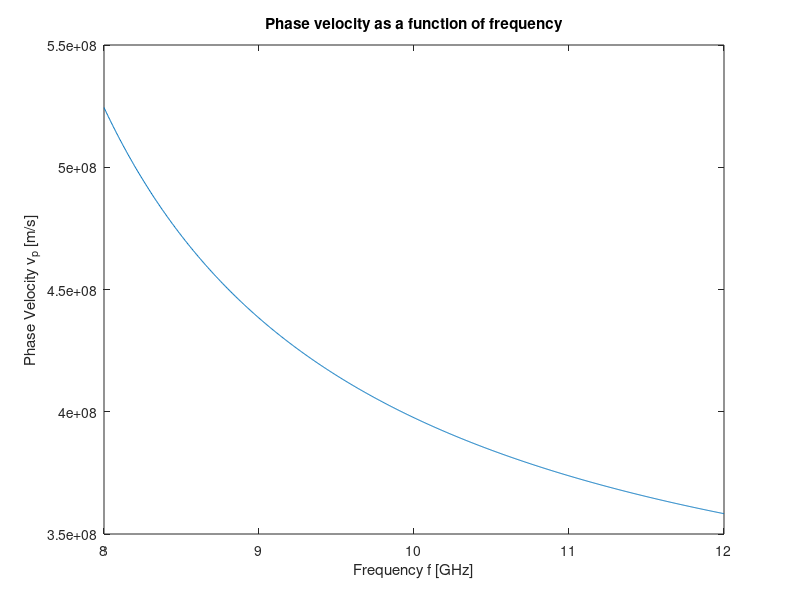

The MATLAB source for this figure:
%This script plots the theoretical dependence of pahse velocity inside the
%waveguide as a function of frequency (8-12GHz).
%Job van Staveren, 4317386, 16 March 2016

c=3e8;                          %Speed of light
f=linspace(8e9, 12e9, 1000);    %Frequency axis
a=22.86e-3;                     %Length of long side of waveguide
lambda_0=c./f;                  %Wavelength in free space

v_phase = c ./ sqrt(1-(lambda_0/(2*a)).^2);

figure(1)
plot(f*1e-9,v_phase)
xlabel('Frequency f [GHz]'); ylabel('Phase Velocity v_p [m/s]');
title('Phase velocity as a function of frequency')